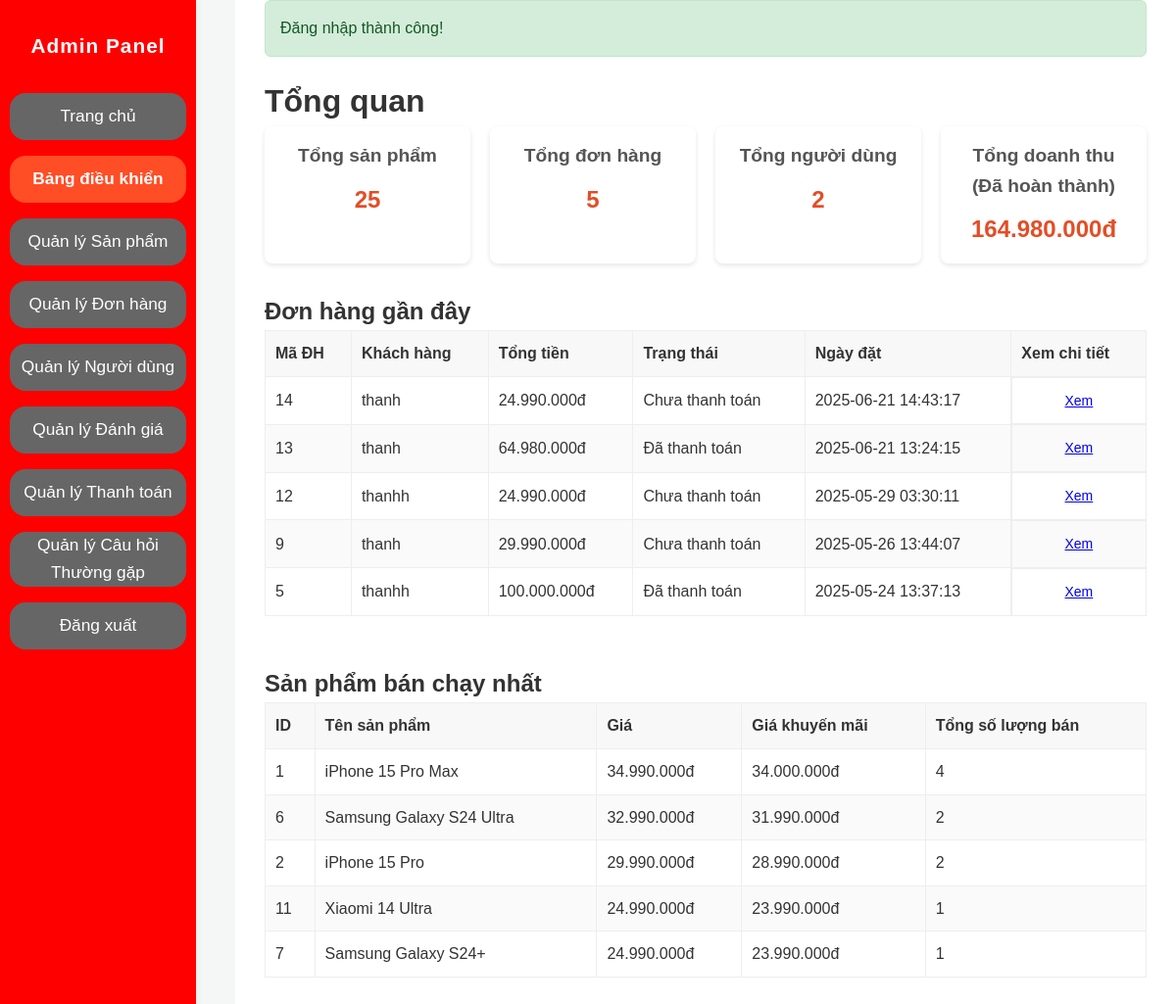
Page /admin/index.php (signed in) on the committed database.
### tables this page shows
CREATE TABLE `orders` (
  `id` int(11) NOT NULL,
  `user_id` int(11) NOT NULL,
  `total_price` decimal(10,2) NOT NULL,
  `status` enum('pending','processing','shipped','completed','cancelled') DEFAULT 'pending',
  `user_confirmed_at` datetime DEFAULT NULL,
  `shipping_address` text NOT NULL,
  `shipping_phone` varchar(20) NOT NULL,
  `shipping_name` varchar(100) NOT NULL,
  `shipping_email` varchar(100) DEFAULT NULL,
  `payment_method` enum('cod','banking','momo','zalopay') NOT NULL,
  `payment_status` enum('pending','paid','failed') DEFAULT 'pending',
  `order_status` varchar(50) DEFAULT 'pending',
  `note` text DEFAULT NULL,
  `created_at` timestamp NOT NULL DEFAULT current_timestamp(),
  `updated_at` timestamp NOT NULL DEFAULT current_timestamp() ON UPDATE current_timestamp(),
  `notes` text DEFAULT NULL
);

CREATE TABLE `users` (
  `id` int(11) NOT NULL,
  `username` varchar(50) NOT NULL,
  `name` varchar(100) NOT NULL,
  `email` varchar(100) NOT NULL,
  `password` varchar(255) NOT NULL,
  `phone` varchar(20) DEFAULT NULL,
  `address` text DEFAULT NULL,
  `role` enum('user','admin') DEFAULT 'user',
  `status` enum('active','inactive') DEFAULT 'active',
  `created_at` timestamp NOT NULL DEFAULT current_timestamp(),
  `updated_at` timestamp NOT NULL DEFAULT current_timestamp() ON UPDATE current_timestamp(),
  `reset_token` varchar(64) DEFAULT NULL,
  `reset_token_expires` datetime DEFAULT NULL
);

CREATE TABLE `products` (
  `id` int(11) NOT NULL,
  `name` varchar(255) NOT NULL,
  `slug` varchar(255) NOT NULL,
  `description` text DEFAULT NULL,
  `price` int(10) UNSIGNED NOT NULL,
  `sale_price` int(10) UNSIGNED DEFAULT NULL,
  `stock` int(11) NOT NULL DEFAULT 0,
  `image` varchar(255) DEFAULT NULL,
  `brand_id` int(11) DEFAULT NULL,
  `category_id` int(11) DEFAULT NULL,
  `sku` varchar(50) DEFAULT NULL,
  `specifications` longtext DEFAULT NULL CHECK (json_valid(`specifications`)),
  `status` enum('active','inactive') DEFAULT 'active',
  `created_at` timestamp NOT NULL DEFAULT current_timestamp(),
  `updated_at` timestamp NOT NULL DEFAULT current_timestamp() ON UPDATE current_timestamp(),
  `is_active` tinyint(1) DEFAULT 1
);

### admin/index.php (the view, shortened to what this page needs)
<?php
require_once '../config/database.php';
require_once '../includes/functions.php';
$payment_status_vietnamese = [
    'pending' => 'Chưa thanh toán',
    'paid' => 'Đã thanh toán',
    'failed' => 'Thanh toán thất bại',
    'refunded' => 'Đã hoàn tiền'
];
$result_products = $conn->query("SELECT COUNT(*) AS total_products FROM products");
$total_products = $result_products->fetch_assoc()['total_products'] ?? 0;
$result_orders = $conn->query("SELECT COUNT(*) AS total_orders FROM orders");
$total_orders = $result_orders->fetch_assoc()['total_orders'] ?? 0;
$result_users = $conn->query("SELECT COUNT(*) AS total_users FROM users WHERE role != 'admin'");
$total_users = $result_users->fetch_assoc()['total_users'] ?? 0;
$stmt_recent_orders = $conn->prepare("SELECT o.*, u.name as user_name FROM orders o LEFT JOIN users u ON o.user_id = u.id ORDER BY o.created_at DESC LIMIT 10");
$stmt_recent_orders->execute();
$result_recent_orders = $stmt_recent_orders->get_result();
$recent_orders = $result_recent_orders->fetch_all(MYSQLI_ASSOC);
$stmt_top_products = $conn->prepare("SELECT p.id, p.name, p.price, p.sale_price, SUM(od.quantity) as total_sold FROM order_details od JOIN products p ON od.product_id = p.id GROUP BY p.id, p.name, p.price, p.sale_price ORDER BY total_sold DESC LIMIT 5");
$stmt_top_products->execute();
$result_top_products = $stmt_top_products->get_result();
$top_products = $result_top_products->fetch_all(MYSQLI_ASSOC);
$result_revenue = $conn->query("SELECT SUM(total_price) AS total_revenue FROM orders WHERE payment_status = 'paid'");
$total_revenue = $result_revenue->fetch_assoc()['total_revenue'] ?? 0;
?>
<!DOCTYPE html>
<html lang="vi">
<head>
    <link rel="stylesheet" href="../css/style.css">
    <link rel="stylesheet" href="css/admin.css">
</head>
<body>
    <div class="admin-wrapper">
        <aside class="admin-sidebar">
            <h2>Admin Panel</h2>
            <nav>
                <ul>
                    <?php $current_page = basename($_SERVER['PHP_SELF']); ?>
                    <li><a href="../index.php" class="sidebar-link">Trang chủ</a></li>
                    <li><a href="index.php" class="sidebar-link <?php echo ($current_page == 'index.php') ? 'active' : ''; ?>">Bảng điều khiển</a></li>
                    <li><a href="products.php" class="sidebar-link <?php echo ($current_page == 'products.php') ? 'active' : ''; ?>">Quản lý Sản phẩm</a></li>
                    <li><a href="orders.php" class="sidebar-link <?php echo ($current_page == 'orders.php') ? 'active' : ''; ?>">Quản lý Đơn hàng</a></li>
                    <li><a href="users.php" class="sidebar-link <?php echo ($current_page == 'users.php') ? 'active' : ''; ?>">Quản lý Người dùng</a></li>
                    <li><a href="reviews.php" class="sidebar-link <?php echo ($current_page == 'reviews.php') ? 'active' : ''; ?>">Quản lý Đánh giá</a></li>
                    <li><a href="online_payments.php" class="sidebar-link <?php echo ($current_page == 'online_payments.php') ? 'active' : ''; ?>">Quản lý Thanh toán</a></li>
                    <li><a href="faq_manage.php" class="sidebar-link <?php echo ($current_page == 'faq_manage.php') ? 'active' : ''; ?>">Quản lý Câu hỏi Thường gặp</a></li>
                    <li><a href="../logout.php" class="sidebar-link">Đăng xuất</a></li>
                </ul>
            </nav>
        </aside>
        <div class="admin-main-content">
            <main class="admin-content">
                <?php echo showMessage(); ?>
                <h1>Tổng quan</h1>
                <div class="admin-stats">
                    <div class="stat-card">
                        <h3>Tổng sản phẩm</h3>
                        <p><?php echo $total_products; ?></p>
                    </div>
                     <div class="stat-card">
                        <h3>Tổng đơn hàng</h3>
                        <p><?php echo $total_orders; ?></p>
                    </div>
                     <div class="stat-card">
                        <h3>Tổng người dùng</h3>
                        <p><?php echo $total_users; ?></p>
                    </div>
                    <div class="stat-card">
                        <h3>Tổng doanh thu (Đã hoàn thành)</h3>
                        <p><?php echo formatPrice($total_revenue); ?></p>
                    </div>
                </div>
                <h2>Đơn hàng gần đây</h2>
                <div class="admin-table-container" style="margin-bottom: 30px;">
                     <table class="admin-table">
                        <thead>
                            <tr>
                                <th>Mã ĐH</th>
                                <th>Khách hàng</th>
                                <th>Tổng tiền</th>
                                <th>Trạng thái</th>
                                <th>Ngày đặt</th>
                                <th>Xem chi tiết</th>
                            </tr>
                        </thead>
                        <tbody>
                             <?php if (!empty($recent_orders)): ?>
                                <?php foreach ($recent_orders as $order): ?>
                                    <tr>
                                        <td><?php echo $order['id']; ?></td>
                                        <td><?php echo htmlspecialchars($order['user_name'] ?? 'N/A'); ?></td>
                                        <td><?php echo formatPrice($order['total_price']); ?></td>
                                        <td><?php echo htmlspecialchars($payment_status_vietnamese[$order['payment_status']] ?? $order['payment_status']); ?></td>
                                        <td><?php echo $order['created_at']; ?></td>
                                        <td class="admin-actions">
                                             <a href="order_detail.php?id=<?php echo $order['id']; ?>" class="admin-btn">Xem</a>
                                        </td>
                                    </tr>
                                <?php endforeach; ?>
                            <?php else: ?>
                                <tr>
                                    <td colspan="6">Không có đơn hàng gần đây.</td>
                                </tr>
                            <?php endif; ?>
                        </tbody>
                    </table>
                </div>
                <h2>Sản phẩm bán chạy nhất</h2>
                 <div class="admin-table-container">
                     <table class="admin-table">
                        <thead>
                            <tr>
                                <th>ID</th>
                                <th>Tên sản phẩm</th>
                                <th>Giá</th>
                                <th>Giá khuyến mãi</th>
                                <th>Tổng số lượng bán</th>
                            </tr>
                        </thead>
                        <tbody>
                             <?php if (!empty($top_products)): ?>
                                <?php foreach ($top_products as $product): ?>
                                    <tr>
                                        <td><?php echo $product['id']; ?></td>
                                        <td><?php echo htmlspecialchars($product['name']); ?></td>
                                        <td><?php echo formatPrice($product['price']); ?></td>
                                        <td><?php echo $product['sale_price'] ? formatPrice($product['sale_price']) : 'N/A'; ?></td>
                                        <td><?php echo $product['total_sold']; ?></td>
                                    </tr>
                                <?php endforeach; ?>
                            <?php else: ?>
                                <tr>
                                    <td colspan="5">Không có dữ liệu sản phẩm bán chạy.</td>
                                </tr>
                            <?php endif; ?>
                        </tbody>
                    </table>
                </div>
            </main>
        </div>
    </div>
</body>
</html>

### css/style.css (style rules this page uses)
* { margin: 0; padding: 0; box-sizing: border-box; }
html { overflow-x: hidden; scroll-behavior: smooth; }
body { font-family: -apple-system, BlinkMacSystemFont, "Segoe UI", Roboto, Helvetica, Arial, sans-serif, "Apple Color Emoji", "Segoe UI Emoji", "Segoe UI Symbol"; line-height: 1.6; color: #333; background-color: #f8f9fa; display: flex; flex-direction: column; min-height: 100vh; }
main { flex-grow: 1; padding-top: 20px; padding-bottom: 20px; }

### admin/css/admin.css (style rules this page uses)
body { background-color: #f4f7f6; margin: 0; font-family: Arial, sans-serif; }
.admin-wrapper { display: flex; min-height: 100vh; }
.admin-sidebar { background: #ff0000; width: 200px; height: 100%; position: fixed; left: 0; margin: 0; padding: 30px 0 0 0; display: flex; flex-direction: column; align-items: center; box-shadow: 0 2px 8px rgba(0,0,0,0.08); z-index: 1000; }
.admin-sidebar h2 { text-align: center; margin-bottom: 32px; color: #fff; font-size: 1.3rem; letter-spacing: 1px; }
.admin-sidebar nav ul { display: flex; flex-direction: column; gap: 16px; padding: 0; align-items: center; width: 100%; margin: 0; }
.admin-sidebar nav ul li { margin: 0; width: 100%; }
.sidebar-link { width: 90%; min-height: 48px; background: #666; color: #fff; border-radius: 16px; display: flex; align-items: center; justify-content: center; font-size: 1.08rem; font-weight: 500; text-align: center; text-decoration: none; transition: background 0.2s, color 0.2s; box-sizing: border-box; padding: 0 8px; margin: 0 auto; gap: 10px; }
.sidebar-link.active { background: #666; color: #fff; font-weight: bold; }
.admin-sidebar nav ul li:nth-child(2) .sidebar-link.active { background: #ff4d26; color: #fff; font-weight: bold; }
.admin-main-content { flex: 1; padding: 0 30px 30px 30px; background: #fff; min-height: 100vh; padding-top: 0 !important; margin-left: 240px; }
.admin-stats { display: grid; grid-template-columns: repeat(auto-fit, minmax(200px, 1fr)); gap: 20px; margin-bottom: 30px; }
.stat-card { background: #fff; padding: 15px; border-radius: 8px; box-shadow: 0 2px 5px rgba(0,0,0,0.1); text-align: center; }
.stat-card h3 { font-size: 1.2rem; color: #555; margin-bottom: 10px; }
.stat-card p { font-size: 1.5rem; font-weight: bold; color: #e44d26; }
.admin-table-container { overflow-x: auto; }
.admin-table { width: 100%; border-collapse: collapse; margin-bottom: 20px; }
.admin-table th, .admin-table td { border: 1px solid #eee; padding: 10px; text-align: left; }
.admin-table th { background: #f8f8f8; }
.admin-table tbody tr:nth-child(even) { background: #fafafa; }
.admin-actions { display: flex; gap: 6px; align-items: center; justify-content: center; }
.admin-actions a { display: inline-block; margin: 0; min-width: 60px; text-align: center; font-size: 14px; padding: 5px 12px; border-radius: 4px; line-height: 1.2; }
.admin-btn { padding: 5px 12px; font-size: 14px; border-radius: 4px; margin: 0; }
.admin-content { margin-top: 0 !important; padding-top: 0 !important; }

### rows in the picture
orders: id "14", user.name "thanh", total_price "24.990.000đ", payment_status "Chưa thanh toán", created_at "2025-06-21 14:43:17"
orders: id "13", user.name "thanh", total_price "64.980.000đ", payment_status "Đã thanh toán", created_at "2025-06-21 13:24:15"
orders: id "12", user.name "thanhh", total_price "24.990.000đ", payment_status "Chưa thanh toán", created_at "2025-05-29 03:30:11"
orders: id "9", user.name "thanh", total_price "29.990.000đ", payment_status "Chưa thanh toán", created_at "2025-05-26 13:44:07"
orders: id "5", user.name "thanhh", total_price "100.000.000đ", payment_status "Đã thanh toán", created_at "2025-05-24 13:37:13"
products: id "1", name "iPhone 15 Pro Max", price "34.990.000đ", sale_price "34.000.000đ", total_sold "4"
products: id "6", name "Samsung Galaxy S24 Ultra", price "32.990.000đ", sale_price "31.990.000đ", total_sold "2"
products: id "2", name "iPhone 15 Pro", price "29.990.000đ", sale_price "28.990.000đ", total_sold "2"
products: id "11", name "Xiaomi 14 Ultra", price "24.990.000đ", sale_price "23.990.000đ", total_sold "1"
products: id "7", name "Samsung Galaxy S24+", price "24.990.000đ", sale_price "23.990.000đ", total_sold "1"

### other values in the picture
$text "Đăng nhập thành công!"
$total_products "25"
$total_orders "5"
$total_users "2"
formatPrice($total_revenue) "164.980.000đ"
